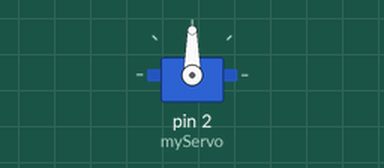
Recording of a sketch running on a simulated Arduino Uno, built with avr-gcc and run on an emulated ATmega328P. Parts: servo.

Above: at 0.05 s.
At 2.0 s:
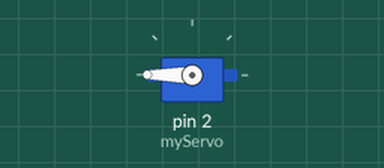
At 4.0 s:
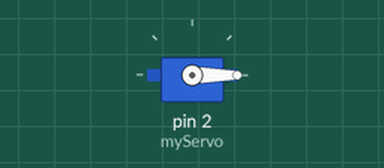
Timing chart, 0 to 5.2 s (numbered marks = the images above):
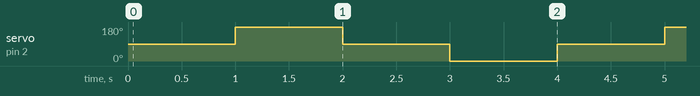

The sketch:

servoMove.ino
```cpp
//This program is more is used for more practice in controling servo's

#include<Servo.h>
Servo myServo;
int delayTime = 1000; //motor is not able to turn faster than 375ms (.375)
void setup()
{
  myServo.attach(2);

}

void loop()
{
  myServo.write(90);
  delay(delayTime);
  myServo.write(180);
  delay(delayTime);
  myServo.write(90);
  delay(delayTime);
  myServo.write(0);
  delay(delayTime);
}
```

Measured:
- by itself, servo on pin 2 (myServo): repeats every 4.0 s: 90° 1.0 s, 0° 1.0 s, 90° 1.0 s, 180° 1.0 s
